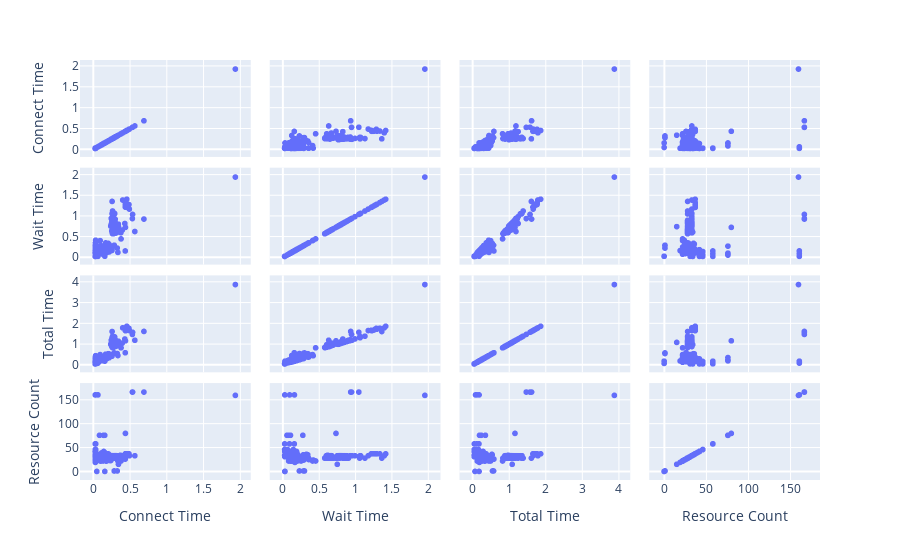

Here is the notebook cell this chart was saved with:
### Code cell
# make a pairplot of the data
fig = px.scatter_matrix(backup, dimensions=['Connect Time', 'Wait Time', 'Total Time', 'Resource Count'])
fig.write_html("../../fam-report-site/public/Web-Analytics/pairplot.html")
fig.show()

### Figure 1 — Plotly figure (JSON) as saved in the notebook; plotly's stock layout.template omitted (floating-point values rounded to 4 significant figures; data arrays with more than 128 entries replaced by an {"elided": "..."} marker saying what was removed)
{"data": [{"dimensions": [{"axis": {"matches": true}, "label": "Connect Time", "values": {"elided": "523 float values"}}, {"axis": {"matches": true}, "label": "Wait Time", "values": {"elided": "523 float values"}}, {"axis": {"matches": true}, "label": "Total Time", "values": {"elided": "523 float values"}}, {"axis": {"matches": true}, "label": "Resource Count", "values": {"elided": "523 int values"}}], "hovertemplate": "%{xaxis.title.text}=%{x}<br>%{yaxis.title.text}=%{y}<extra></extra>", "legendgroup": "", "marker": {"color": "#636efa", "symbol": "circle"}, "name": "", "showlegend": false, "type": "splom"}], "layout": {"dragmode": "select", "legend": {"tracegroupgap": 0}, "margin": {"t": 60}}}
